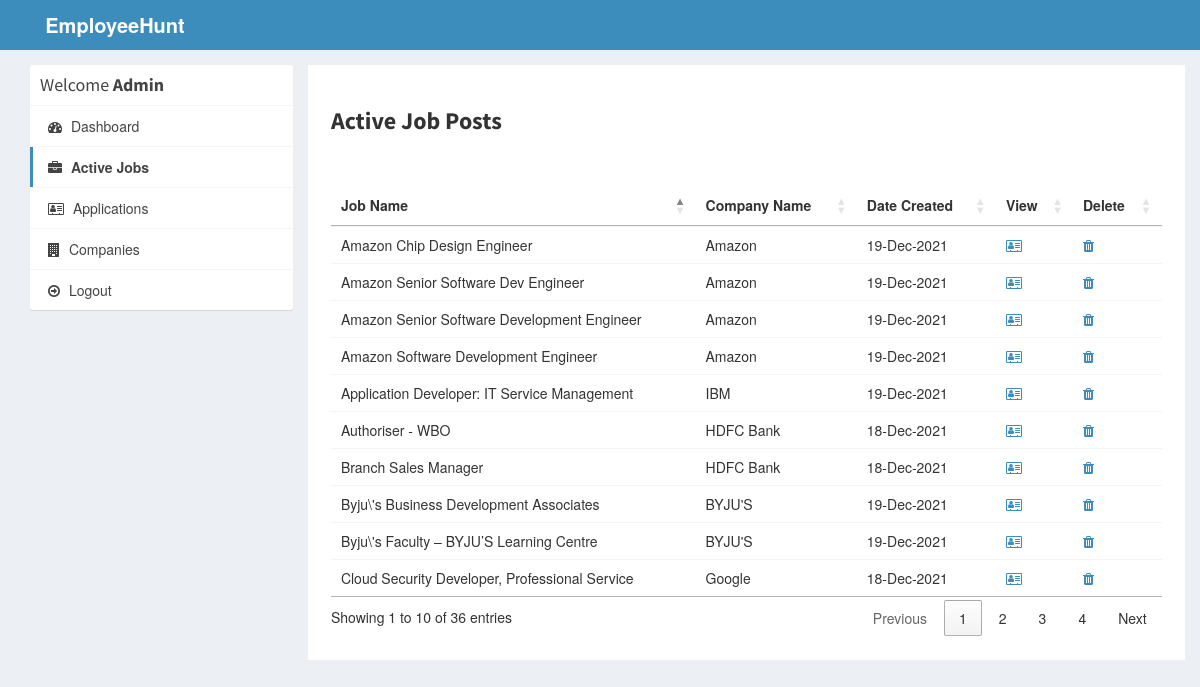
/admin/active-jobs.php (signed in), run on the app's committed database.
### tables this page shows
CREATE TABLE `job_post` (
  `id_jobpost` int(11) NOT NULL,
  `id_company` int(11) NOT NULL,
  `jobtitle` varchar(255) NOT NULL,
  `description` text NOT NULL,
  `minimumsalary` varchar(255) NOT NULL,
  `maximumsalary` varchar(255) NOT NULL,
  `experience` varchar(255) NOT NULL,
  `qualification` varchar(255) NOT NULL,
  `createdat` timestamp NOT NULL DEFAULT current_timestamp()
);

CREATE TABLE `company` (
  `id_company` int(11) NOT NULL,
  `name` varchar(255) NOT NULL,
  `companyname` varchar(255) NOT NULL,
  `country` varchar(255) NOT NULL,
  `state` varchar(255) NOT NULL,
  `city` varchar(255) NOT NULL,
  `contactno` varchar(255) NOT NULL,
  `website` varchar(255) NOT NULL,
  `email` varchar(255) NOT NULL,
  `password` varchar(255) NOT NULL,
  `aboutme` varchar(255) DEFAULT NULL,
  `logo` varchar(255) NOT NULL,
  `createdAt` timestamp NOT NULL DEFAULT current_timestamp(),
  `active` int(11) NOT NULL DEFAULT 2
);

### admin/active-jobs.php (the view, shortened to what this page needs)
<?php
require_once("../db.php");
?>
<!DOCTYPE html>
<html>
<head>
  <link rel="stylesheet" href="https://cdnjs.cloudflare.com/ajax/libs/twitter-bootstrap/3.3.7/css/bootstrap.min.css">
  <link rel="stylesheet" href="https://cdnjs.cloudflare.com/ajax/libs/font-awesome/4.7.0/css/font-awesome.min.css">
  <link rel="stylesheet" href="https://cdnjs.cloudflare.com/ajax/libs/ionicons/2.0.1/css/ionicons.min.css">
  <link rel="stylesheet" href="https://cdn.datatables.net/1.10.15/css/jquery.dataTables.min.css">
  <link rel="stylesheet" href="../css/AdminLTE.min.css">
  <link rel="stylesheet" href="../css/_all-skins.min.css">
  <link rel="stylesheet" href="../css/custom.css">
</head>
<body class="hold-transition skin-blue sidebar-mini">
<div class="wrapper">
  <header class="main-header">
    <a href="index.php" class="logo logo-bg">
      <span class="logo-lg"><b>EmployeeHunt</b></span>
    </a>
    <nav class="navbar navbar-static-top">
    </nav>
  </header>
  <div class="content-wrapper" style="margin-left: 0px;">
    <section id="candidates" class="content-header">
      <div class="container">
        <div class="row">
          <div class="col-md-3">
            <div class="box box-solid">
              <div class="box-header with-border">
                <h3 class="box-title">Welcome <b>Admin</b></h3>
              </div>
              <div class="box-body no-padding">
                <ul class="nav nav-pills nav-stacked">
                  <li><a href="dashboard.php"><i class="fa fa-dashboard"></i> Dashboard</a></li>
                  <li class="active"><a href="active-jobs.php"><i class="fa fa-briefcase"></i> Active Jobs</a></li>
                  <li><a href="applications.php"><i class="fa fa-address-card-o"></i> Applications</a></li>
                  <li><a href="companies.php"><i class="fa fa-building"></i> Companies</a></li>
                  <li><a href="../logout.php"><i class="fa fa-arrow-circle-o-right"></i> Logout</a></li>
                </ul>
              </div>
            </div>
          </div>
          <div class="col-md-9 bg-white padding-2">
            <h3><b>Active Job Posts</b></h3><br>
            <div class="row margin-top-20">
              <div class="col-md-12">
                <div class="box-body table-responsive no-padding">
                  <table id="example2" class="table table-hover">
                    <thead>
                      <th>Job Name</th>
                      <th>Company Name</th>
                      <th>Date Created</th>
                      <th>View</th>
                      <th>Delete</th>
                    </thead>
                    <tbody>
                      <?php
                      $sql = "SELECT job_post.*, company.companyname FROM job_post INNER JOIN company ON job_post.id_company=company.id_company";
                      $result = $conn->query($sql);
                      if($result->num_rows > 0) {
                        while($row = $result->fetch_assoc()) {
                      ?>
                      <tr>
                        <td><?php echo $row['jobtitle']; ?></td>
                        <td><?php echo $row['companyname']; ?></td>
                        <td><?php echo date("d-M-Y", strtotime($row['createdat'])); ?></td>
                        <td><a href="view-job-post.php?id=<?php echo $row['id_jobpost']; ?>"><i class="fa fa-address-card-o"></i></a></td>
                        <td><a href="delete-job-post.php?id=<?php echo $row['id_jobpost']; ?>"><i class="fa fa-trash"></i></a></td>
                      </tr>
                            <?php
                        }
                      }
                    ?>
                    </tbody>
                  </table>
                </div>
              </div>
            </div>
          </div>
        </div>
      </div>
    </section>
  </div>
</div>
</body>
</html>

### css/custom.css (style rules this page uses)
.logo-bg { background-color: #3c8dbc !important; }
.margin-top-20 { margin-top: 20px; }
.padding-2 { padding: 2%; }
.bg-white { background-color: #fff; }

### data on the page
job_post: jobtitle "Cloud Security Developer, Professional Service", id_company.companyname "Google", createdat "18-Dec-2021"
job_post: jobtitle "Authoriser - WBO", id_company.companyname "HDFC Bank", createdat "18-Dec-2021"
job_post: jobtitle "Branch Sales Manager", id_company.companyname "HDFC Bank", createdat "18-Dec-2021"
job_post: jobtitle "Application Developer: IT Service Management", id_company.companyname "IBM", createdat "19-Dec-2021"
job_post: jobtitle "Byju\\'s Business Development Associates", id_company.companyname "BYJU'S", createdat "19-Dec-2021"
job_post: jobtitle "Byju\\'s Faculty – BYJU’S Learning Centre", id_company.companyname "BYJU'S", createdat "19-Dec-2021"
job_post: jobtitle "Amazon Senior Software Dev Engineer", id_company.companyname "Amazon", createdat "19-Dec-2021"
job_post: jobtitle "Amazon Senior Software Development Engineer", id_company.companyname "Amazon", createdat "19-Dec-2021"
job_post: jobtitle "Amazon Software Development Engineer", id_company.companyname "Amazon", createdat "19-Dec-2021"
job_post: jobtitle "Amazon Chip Design Engineer", id_company.companyname "Amazon", createdat "19-Dec-2021"
